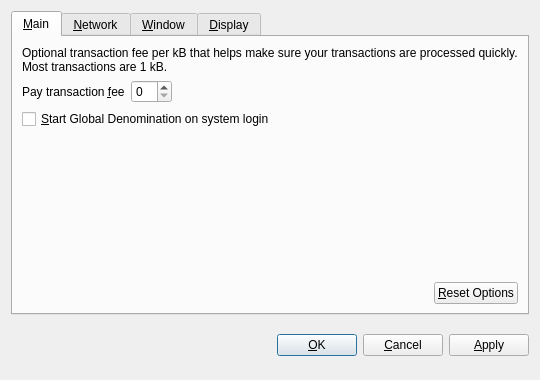
<?xml version="1.0" encoding="UTF-8"?>
<ui version="4.0">
 <class>OptionsDialog</class>
 <widget class="QDialog" name="OptionsDialog">
  <property name="geometry">
   <rect>
    <x>0</x>
    <y>0</y>
    <width>540</width>
    <height>380</height>
   </rect>
  </property>
  <property name="windowTitle">
   <string>Options</string>
  </property>
  <property name="modal">
   <bool>true</bool>
  </property>
  <layout class="QVBoxLayout" name="verticalLayout">
   <item>
    <widget class="QTabWidget" name="tabWidget">
     <property name="tabPosition">
      <enum>QTabWidget::North</enum>
     </property>
     <property name="currentIndex">
      <number>0</number>
     </property>
     <widget class="QWidget" name="tabMain">
      <attribute name="title">
       <string>&amp;Main</string>
      </attribute>
      <layout class="QVBoxLayout" name="verticalLayout_Main">
       <item>
        <widget class="QLabel" name="transactionFeeInfoLabel">
         <property name="text">
          <string>Optional transaction fee per kB that helps make sure your transactions are processed quickly. Most transactions are 1 kB.</string>
         </property>
         <property name="textFormat">
          <enum>Qt::PlainText</enum>
         </property>
         <property name="wordWrap">
          <bool>true</bool>
         </property>
        </widget>
       </item>
       <item>
        <layout class="QHBoxLayout" name="horizontalLayout_1_Main">
         <item>
          <widget class="QLabel" name="transactionFeeLabel">
           <property name="text">
            <string>Pay transaction &amp;fee</string>
           </property>
           <property name="textFormat">
            <enum>Qt::PlainText</enum>
           </property>
           <property name="buddy">
            <cstring>transactionFee</cstring>
           </property>
          </widget>
         </item>
         <item>
          <widget class="BitcoinAmountField" name="transactionFee"/>
         </item>
         <item>
          <spacer name="horizontalSpacer_1_Main">
           <property name="orientation">
            <enum>Qt::Horizontal</enum>
           </property>
           <property name="sizeHint" stdset="0">
            <size>
             <width>40</width>
             <height>20</height>
            </size>
           </property>
          </spacer>
         </item>
        </layout>
       </item>
       <item>
        <widget class="QCheckBox" name="bitcoinAtStartup">
         <property name="toolTip">
          <string>Automatically start Global Denomination after logging in to the system.</string>
         </property>
         <property name="text">
          <string>&amp;Start Global Denomination on system login</string>
         </property>
        </widget>
       </item>
       <item>
        <spacer name="verticalSpacer_Main">
         <property name="orientation">
          <enum>Qt::Vertical</enum>
         </property>
         <property name="sizeHint" stdset="0">
          <size>
           <width>20</width>
           <height>40</height>
          </size>
         </property>
        </spacer>
       </item>
       <item>
        <layout class="QHBoxLayout" name="horizontalLayout_2_Main">
         <item>
          <spacer name="horizontalSpacer_2_Main">
           <property name="orientation">
            <enum>Qt::Horizontal</enum>
           </property>
           <property name="sizeHint" stdset="0">
            <size>
             <width>40</width>
             <height>20</height>
            </size>
           </property>
          </spacer>
         </item>
         <item>
          <widget class="QPushButton" name="resetButton">
           <property name="toolTip">
            <string>Reset all client options to default.</string>
           </property>
           <property name="text">
            <string>&amp;Reset Options</string>
           </property>
           <property name="autoDefault">
            <bool>false</bool>
           </property>
          </widget>
         </item>
        </layout>
       </item>
      </layout>
     </widget>
     <widget class="QWidget" name="tabNetwork">
      <attribute name="title">
       <string>&amp;Network</string>
      </attribute>
      <layout class="QVBoxLayout" name="verticalLayout_Network">
       <item>
        <widget class="QCheckBox" name="mapPortUpnp">
         <property name="toolTip">
          <string>Automatically open the Global Denomination client port on the router. This only works when your router supports UPnP and it is enabled.</string>
         </property>
         <property name="text">
          <string>Map port using &amp;UPnP</string>
         </property>
        </widget>
       </item>
       <item>
        <widget class="QCheckBox" name="connectSocks">
         <property name="toolTip">
          <string>Connect to the Global Denomination network through a SOCKS proxy (e.g. when connecting through Tor).</string>
         </property>
         <property name="text">
          <string>&amp;Connect through SOCKS proxy:</string>
         </property>
        </widget>
       </item>
       <item>
        <layout class="QHBoxLayout" name="horizontalLayout_Network">
         <item>
          <widget class="QLabel" name="proxyIpLabel">
           <property name="text">
            <string>Proxy &amp;IP:</string>
           </property>
           <property name="textFormat">
            <enum>Qt::PlainText</enum>
           </property>
           <property name="buddy">
            <cstring>proxyIp</cstring>
           </property>
          </widget>
         </item>
         <item>
          <widget class="QValidatedLineEdit" name="proxyIp">
           <property name="maximumSize">
            <size>
             <width>140</width>
             <height>16777215</height>
            </size>
           </property>
           <property name="toolTip">
            <string>IP address of the proxy (e.g. 127.0.0.1)</string>
           </property>
          </widget>
         </item>
         <item>
          <widget class="QLabel" name="proxyPortLabel">
           <property name="text">
            <string>&amp;Port:</string>
           </property>
           <property name="textFormat">
            <enum>Qt::PlainText</enum>
           </property>
           <property name="buddy">
            <cstring>proxyPort</cstring>
           </property>
          </widget>
         </item>
         <item>
          <widget class="QLineEdit" name="proxyPort">
           <property name="maximumSize">
            <size>
             <width>55</width>
             <height>16777215</height>
            </size>
           </property>
           <property name="toolTip">
            <string>Port of the proxy (e.g. 9050)</string>
           </property>
          </widget>
         </item>
         <item>
          <widget class="QLabel" name="socksVersionLabel">
           <property name="text">
            <string>SOCKS &amp;Version:</string>
           </property>
           <property name="textFormat">
            <enum>Qt::PlainText</enum>
           </property>
           <property name="buddy">
            <cstring>socksVersion</cstring>
           </property>
          </widget>
         </item>
         <item>
          <widget class="QValueComboBox" name="socksVersion">
           <property name="toolTip">
            <string>SOCKS version of the proxy (e.g. 5)</string>
           </property>
          </widget>
         </item>
         <item>
          <spacer name="horizontalSpacer_Network">
           <property name="orientation">
            <enum>Qt::Horizontal</enum>
           </property>
           <property name="sizeHint" stdset="0">
            <size>
             <width>40</width>
             <height>20</height>
            </size>
           </property>
          </spacer>
         </item>
        </layout>
       </item>
       <item>
        <spacer name="verticalSpacer_Network">
         <property name="orientation">
          <enum>Qt::Vertical</enum>
         </property>
         <property name="sizeHint" stdset="0">
          <size>
           <width>20</width>
           <height>40</height>
          </size>
         </property>
        </spacer>
       </item>
      </layout>
     </widget>
     <widget class="QWidget" name="tabWindow">
      <attribute name="title">
       <string>&amp;Window</string>
      </attribute>
      <layout class="QVBoxLayout" name="verticalLayout_Window">
       <item>
        <widget class="QCheckBox" name="minimizeToTray">
         <property name="toolTip">
          <string>Show only a tray icon after minimizing the window.</string>
         </property>
         <property name="text">
          <string>&amp;Minimize to the tray instead of the taskbar</string>
         </property>
        </widget>
       </item>
       <item>
        <widget class="QCheckBox" name="minimizeOnClose">
         <property name="toolTip">
          <string>Minimize instead of exit the application when the window is closed. When this option is enabled, the application will be closed only after selecting Quit in the menu.</string>
         </property>
         <property name="text">
          <string>M&amp;inimize on close</string>
         </property>
        </widget>
       </item>
       <item>
        <spacer name="verticalSpacer_Window">
         <property name="orientation">
          <enum>Qt::Vertical</enum>
         </property>
         <property name="sizeHint" stdset="0">
          <size>
           <width>20</width>
           <height>40</height>
          </size>
         </property>
        </spacer>
       </item>
      </layout>
     </widget>
     <widget class="QWidget" name="tabDisplay">
      <attribute name="title">
       <string>&amp;Display</string>
      </attribute>
      <layout class="QVBoxLayout" name="verticalLayout_Display">
       <item>
        <layout class="QHBoxLayout" name="horizontalLayout_1_Display">
         <item>
          <widget class="QLabel" name="langLabel">
           <property name="text">
            <string>User Interface &amp;language:</string>
           </property>
           <property name="textFormat">
            <enum>Qt::PlainText</enum>
           </property>
           <property name="buddy">
            <cstring>lang</cstring>
           </property>
          </widget>
         </item>
         <item>
          <widget class="QValueComboBox" name="lang">
           <property name="toolTip">
            <string>The user interface language can be set here. This setting will take effect after restarting Global Denomination.</string>
           </property>
          </widget>
         </item>
        </layout>
       </item>
       <item>
        <layout class="QHBoxLayout" name="horizontalLayout_2_Display">
         <item>
          <widget class="QLabel" name="unitLabel">
           <property name="text">
            <string>&amp;Unit to show amounts in:</string>
           </property>
           <property name="textFormat">
            <enum>Qt::PlainText</enum>
           </property>
           <property name="buddy">
            <cstring>unit</cstring>
           </property>
          </widget>
         </item>
         <item>
          <widget class="QValueComboBox" name="unit">
           <property name="toolTip">
            <string>Choose the default subdivision unit to show in the interface and when sending coins.</string>
           </property>
          </widget>
         </item>
        </layout>
       </item>
       <item>
        <widget class="QCheckBox" name="displayAddresses">
         <property name="toolTip">
          <string>Whether to show Global Denomination addresses in the transaction list or not.</string>
         </property>
         <property name="text">
          <string>&amp;Display addresses in transaction list</string>
         </property>
        </widget>
       </item>
       <item>
        <widget class="QCheckBox" name="coinControlFeatures">
         <property name="toolTip">
          <string>Whether to show coin control features or not.</string>
         </property>
         <property name="text">
          <string>Display coin &amp;control features (experts only!)</string>
         </property>
        </widget>
       </item>
       <item>
        <spacer name="verticalSpacer_Display">
         <property name="orientation">
          <enum>Qt::Vertical</enum>
         </property>
         <property name="sizeHint" stdset="0">
          <size>
           <width>20</width>
           <height>40</height>
          </size>
         </property>
        </spacer>
       </item>
      </layout>
     </widget>
    </widget>
   </item>
   <item>
    <layout class="QHBoxLayout" name="horizontalLayout_Buttons">
     <item>
      <spacer name="horizontalSpacer_1">
       <property name="orientation">
        <enum>Qt::Horizontal</enum>
       </property>
       <property name="sizeHint" stdset="0">
        <size>
         <width>40</width>
         <height>48</height>
        </size>
       </property>
      </spacer>
     </item>
     <item>
      <widget class="QLabel" name="statusLabel">
       <property name="font">
        <font>
         <weight>75</weight>
         <bold>true</bold>
        </font>
       </property>
       <property name="text">
        <string/>
       </property>
       <property name="textFormat">
        <enum>Qt::PlainText</enum>
       </property>
       <property name="wordWrap">
        <bool>true</bool>
       </property>
      </widget>
     </item>
     <item>
      <spacer name="horizontalSpacer_2">
       <property name="orientation">
        <enum>Qt::Horizontal</enum>
       </property>
       <property name="sizeHint" stdset="0">
        <size>
         <width>40</width>
         <height>48</height>
        </size>
       </property>
      </spacer>
     </item>
     <item>
      <widget class="QPushButton" name="okButton">
       <property name="text">
        <string>&amp;OK</string>
       </property>
      </widget>
     </item>
     <item>
      <widget class="QPushButton" name="cancelButton">
       <property name="text">
        <string>&amp;Cancel</string>
       </property>
       <property name="autoDefault">
        <bool>false</bool>
       </property>
      </widget>
     </item>
     <item>
      <widget class="QPushButton" name="applyButton">
       <property name="text">
        <string>&amp;Apply</string>
       </property>
       <property name="autoDefault">
        <bool>false</bool>
       </property>
      </widget>
     </item>
    </layout>
   </item>
  </layout>
 </widget>
 <customwidgets>
  <customwidget>
   <class>BitcoinAmountField</class>
   <extends>QSpinBox</extends>
   <header>bitcoinamountfield.h</header>
  </customwidget>
  <customwidget>
   <class>QValueComboBox</class>
   <extends>QComboBox</extends>
   <header>qvaluecombobox.h</header>
  </customwidget>
  <customwidget>
   <class>QValidatedLineEdit</class>
   <extends>QLineEdit</extends>
   <header>qvalidatedlineedit.h</header>
  </customwidget>
 </customwidgets>
 <resources/>
 <connections/>
</ui>
